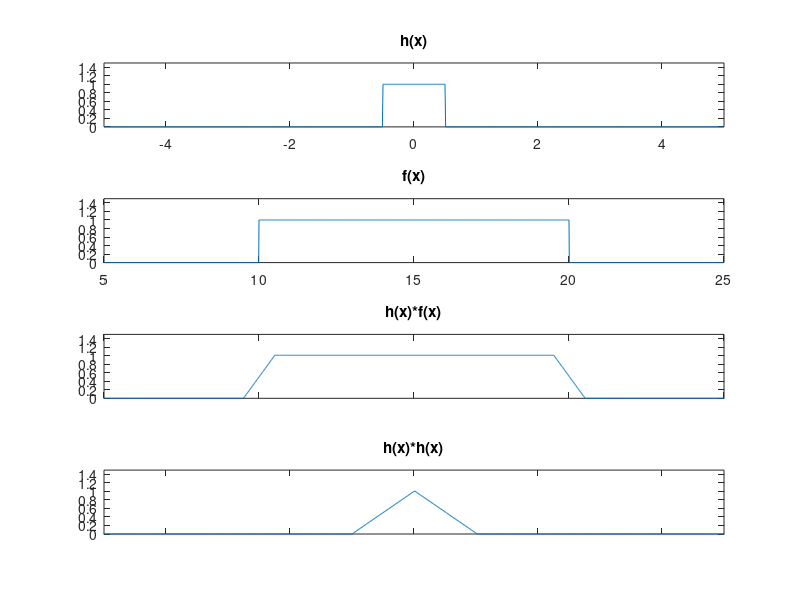

The MATLAB source for this figure:
clear all;
close all;
clc;

h_x = -5:0.01:5;
k = size(h_x);
h_y = zeros(1,k(2));
for i = 1:k(2)
    if h_x(i) >= -0.5 && h_x(i) <=0.5
        h_y(i) = 1;
    else
        h_y(i) = 0;
    end
end
figure
subplot(4,1,1)
plot(h_x,h_y)
axis([-5,5,0,1.5])
title('h(x)');

f_x = 5:0.01:25;
k = size(f_x);
f_y = zeros(1,k(2));
for i = 1:k(2)
    if f_x(i) >= 10 && f_x(i) <= 20
        f_y(i) = 1;
    else
        f_y(i) = 0;
    end
end
subplot(4,1,2)
plot(f_x,f_y)
axis([5,25,0,1.5])
title('f(x)');

hf_y = convn(h_y, f_y);
hf_y = hf_y/100;
subplot(4,1,3);
plot(hf_y);
axis([500,2500,0,1.5])
set(gca,'XTickLabel','')
title('h(x)*f(x)');

hh_y = convn(h_y, h_y);
hh_y = hh_y/100;
subplot(4,1,4);
plot(hh_y);
axis([500,1500,0,1.5])
set(gca,'XTickLabel','')
title('h(x)*h(x)');